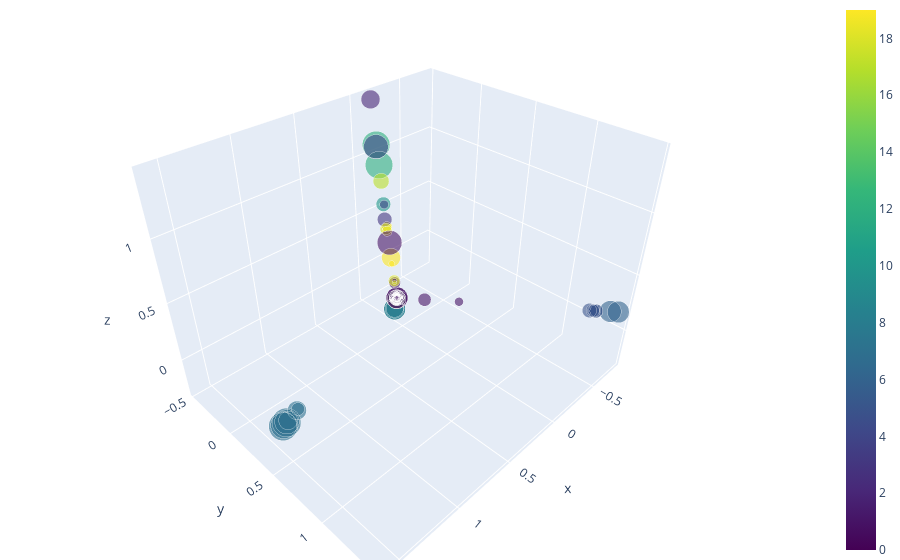

Here is the notebook cell this chart was saved with:
### Code cell
importlib.reload(Gensim.gensim_test)
test3DPlotOfCosineSimilarity(allDict,matrix=matrix,numTopics=20, threshold=0.65)

### Figure 1 — Plotly figure (JSON) as saved in the notebook; plotly's stock layout.template omitted (floating-point values rounded to 4 significant figures)
{"data": [{"hoverinfo": "text", "marker": {"color": [1, 19, 19, 1, 6, 10, 1, 1, 1, 1, 7, 1, 1, 15, 5, 1, 11, 1, 8, 0, 11, 7, 1, 19, 5, 3, 1, 1, 1, 9, 1, 1, 1, 1, 8, 1, 11, 1, 1, 19, 13, 9, 7, 18, 1, 18, 5, 1, 8, 1, 1, 1, 7, 1, 1, 1, 6, 13, 1, 1, 1, 1, 1, 1, 1, 0, 2, 12, 1, 1, 1, 9, 5, 14, 1, 1, 1, 1, 18, 1, 17, 12, 1, 7, 9, 15, 1, 1, 5, 8, 0, 1, 1, 7, 1, 14, 16, 1, 4, 14, 1, 1, 7, 15, 1, 1, 1, 4, 1], "colorscale": [[0, "#440154"], [0.1111, "#482878"], [0.2222, "#3e4989"], [0.3333, "#31688e"], [0.4444, "#26828e"], [0.5556, "#1f9e89"], [0.6667, "#35b779"], [0.7778, "#6ece58"], [0.8889, "#b5de2b"], [1, "#fde725"]], "opacity": 0.6, "showscale": true, "size": [8, 7, 7, 4, 15, 10, 4, 6, 4, 8, 20, 11, 5, 8, 9, 11, 8, 3, 13, 8, 8, 18, 9, 4, 9, 10, 3, 6, 3, 6, 4, 6, 4, 3, 12, 5, 8, 5, 9, 13, 5, 6, 13, 8, 4, 8, 9, 5, 15, 3, 3, 3, 9, 5, 9, 8, 15, 6, 3, 3, 9, 10, 10, 5, 5, 5, 13, 19, 17, 8, 6, 8, 10, 8, 3, 6, 6, 8, 3, 6, 11, 19, 6, 20, 8, 5, 8, 5, 10, 15, 5, 8, 6, 13, 5, 6, 13, 3, 17, 13, 6, 3, 17, 3, 15, 15, 3, 6, 5]}, "mode": "markers", "text": ["Title:           Spain daily coronavirus deaths reach six...<br>Feed:         Al Jazeera<br>Published: 03/05/2020, 20:18:12<br>Author:       n/a       <br>", "Title:           Coronavirus: Which countries have confir...<br>Feed:         Al Jazeera<br>Published: 13/05/2020, 07:27:33<br>Author:       n/a       <br>", "Title:           Timeline: How the new coronavirus spread<br>Feed:         Al Jazeera<br>Published: 13/05/2020, 07:38:28<br>Author:       n/a       <br>", "Title:           Spain's coronavirus death toll tops 25,0...<br>Feed:         Times of India<br>Published: 02/05/2020, 15:23:54<br>Author:       n/a       <br>", "Title:           Coronavirus live updates: Virus deaths s...<br>Feed:         CNBC      <br>Published: 03/05/2020, 20:29:47<br>Author:       n/a       <br>", "Title:           France reports 135 more deaths from COVI...<br>Feed:         Reuters   <br>Published: 03/05/2020, 14:18:51<br>Author:       n/a       <br>", "Title:           Coronavirus: Russia's cases rise by 10,0...<br>Feed:         BBC News  <br>Published: 03/05/2020, 13:40:09<br>Author:       n/a       <br>", "Title:           Coronavirus: Pompeo says there is &apos;...<br>Feed:         The Independent<br>Published: 03/05/2020, 19:23:00<br>Author:       Griffin Connolly<br>", "Title:           Coronavirus: Russia records nearly 10,00...<br>Feed:         The Independent<br>Published: 02/05/2020, 20:17:00<br>Author:       Vincent Wood<br>", "Title:           Kim Jong-un: Where has the North Korean ...<br>Feed:         The Independent<br>Published: 02/05/2020, 11:09:57<br>Author:       Kate Ng   <br>", "Title:           Stocks Waver as China Tensions Climb: Li...<br>Feed:         NY Times  <br>Published: 04/05/2020, 04:20:52<br>Author:       n/a       <br>", "Title:           Global conference seeking to raise $8bn ...<br>Feed:         Al Jazeera<br>Published: 04/05/2020, 09:13:15<br>Author:       n/a       <br>", "Title:           WHO says Madagascar's herbal tonic again...<br>Feed:         Al Jazeera<br>Published: 04/05/2020, 08:12:12<br>Author:       n/a       <br>", "Title:           New Zealand reports no new coronavirus c...<br>Feed:         Al Jazeera<br>Published: 04/05/2020, 03:41:12<br>Author:       n/a       <br>", "Title:           Coronavirus live updates: NFL cancels 20...<br>Feed:         CNBC      <br>Published: 04/05/2020, 20:16:49<br>Author:       n/a       <br>", "Title:           Coronavirus: World leaders pledge billio...<br>Feed:         BBC News  <br>Published: 04/05/2020, 18:27:25<br>Author:       n/a       <br>", "Title:           Livestreamed safaris, coming to a laptop...<br>Feed:         Christian Science Monitor<br>Published: 04/05/2020, 10:48:00<br>Author:       Ryan Lenora Brown<br>", "Title:           US Treasury seeks to borrow a record $3 ...<br>Feed:         CNBC      <br>Published: 05/05/2020, 11:15:39<br>Author:       n/a       <br>", "Title:           Coronavirus: Evening update as contact-t...<br>Feed:         BBC News  <br>Published: 04/05/2020, 17:07:37<br>Author:       n/a       <br>", "Title:           Coronavirus: New Zealand reports zero ne...<br>Feed:         The Independent<br>Published: 04/05/2020, 14:56:00<br>Author:       Chiara Giordano<br>", "Title:           How teamwork and early testing helped Ic...<br>Feed:         Christian Science Monitor<br>Published: 04/05/2020, 11:54:54<br>Author:       Egill Bjarnason<br>", "Title:           Stock Markets Rise on Hopes of Recovery:...<br>Feed:         NY Times  <br>Published: 05/05/2020, 04:02:10<br>Author:       n/a       <br>", "Title:           The death toll in the US surges to 70,84...<br>Feed:         Al Jazeera<br>Published: 05/05/2020, 22:58:26<br>Author:       n/a       <br>", "Title:           Singapore reports 632 new Covid-19 cases<br>Feed:         Times of India<br>Published: 05/05/2020, 15:55:47<br>Author:       n/a       <br>", "Title:           Coronavirus live updates: Grocery prices...<br>Feed:         CNBC      <br>Published: 05/05/2020, 19:54:40<br>Author:       n/a       <br>", "Title:           Dutch coronavirus cases rise by 317 to 4...<br>Feed:         Reuters   <br>Published: 05/05/2020, 08:22:01<br>Author:       n/a       <br>", "Title:           Coronavirus: US to borrow record $3tn as...<br>Feed:         BBC News  <br>Published: 04/05/2020, 22:03:11<br>Author:       n/a       <br>", "Title:           Washington has provided no evidence for ...<br>Feed:         The Independent<br>Published: 05/05/2020, 10:48:00<br>Author:       Samuel Osborne<br>", "Title:           Trump news – live: President refuses to ...<br>Feed:         The Independent<br>Published: 05/05/2020, 10:40:00<br>Author:       Joe Sommerlad<br>", "Title:           Coronavirus: Somalia probes Kenyan aid p...<br>Feed:         Yahoo     <br>Published: 05/05/2020, 10:03:38<br>Author:       n/a       <br>", "Title:           Virgin Atlantic cuts more than 3,000 job...<br>Feed:         CNBC      <br>Published: 05/05/2020, 13:41:53<br>Author:       n/a       <br>", "Title:           Coronavirus: UK death toll passes Italy ...<br>Feed:         BBC News  <br>Published: 05/05/2020, 18:32:58<br>Author:       n/a       <br>", "Title:           Coronavirus: Virgin Atlantic to cut 3,00...<br>Feed:         BBC News  <br>Published: 05/05/2020, 16:55:47<br>Author:       n/a       <br>", "Title:           Coronavirus: Prof Neil Ferguson quits go...<br>Feed:         BBC News  <br>Published: 06/05/2020, 03:57:07<br>Author:       n/a       <br>", "Title:           Coronavirus: Evening update as UK death ...<br>Feed:         BBC News  <br>Published: 05/05/2020, 17:02:36<br>Author:       n/a       <br>", "Title:           First US patients dosed with potential c...<br>Feed:         The Independent<br>Published: 05/05/2020, 17:16:10<br>Author:       Chris Riotta<br>", "Title:           Separatist power grab throws Yemen's sou...<br>Feed:         Christian Science Monitor<br>Published: 05/05/2020, 10:53:45<br>Author:       Maggie Michael<br>", "Title:           Pfizer starts human trial of vaccine in ...<br>Feed:         Times of India<br>Published: 06/05/2020, 08:14:57<br>Author:       n/a       <br>", "Title:           Coronavirus live updates: Global cases t...<br>Feed:         CNBC      <br>Published: 06/05/2020, 05:27:09<br>Author:       n/a       <br>", "Title:           Thailand reports one new coronavirus cas...<br>Feed:         Reuters   <br>Published: 06/05/2020, 00:58:53<br>Author:       n/a       <br>", "Title:           Newspaper headlines: UK death toll Europ...<br>Feed:         BBC News  <br>Published: 06/05/2020, 04:29:14<br>Author:       n/a       <br>", "Title:           Kenya and Somalia to Jointly Investigate...<br>Feed:         NY Times  <br>Published: 06/05/2020, 17:51:32<br>Author:       By Abdi Latif Dahir<br>", "Title:           U.S. Businesses Take Steps to Reopen: Li...<br>Feed:         NY Times  <br>Published: 06/05/2020, 04:23:18<br>Author:       n/a       <br>", "Title:           Italy's daily coronavirus death toll and...<br>Feed:         Times of India<br>Published: 06/05/2020, 21:47:32<br>Author:       n/a       <br>", "Title:           Canada's coronavirus deaths rise to 4,11...<br>Feed:         Times of India<br>Published: 06/05/2020, 20:59:52<br>Author:       n/a       <br>", "Title:           Dutch coronavirus cases rise to 41,319: ...<br>Feed:         Times of India<br>Published: 06/05/2020, 17:51:40<br>Author:       n/a       <br>", "Title:           Coronavirus live updates: NY sees homebo...<br>Feed:         CNBC      <br>Published: 06/05/2020, 18:47:45<br>Author:       n/a       <br>", "Title:           Coronavirus: UK becomes first country in...<br>Feed:         BBC News  <br>Published: 06/05/2020, 18:52:13<br>Author:       n/a       <br>", "Title:           Coronavirus: Evening update as possible ...<br>Feed:         BBC News  <br>Published: 06/05/2020, 16:59:49<br>Author:       n/a       <br>", "Title:           Coronavirus: Neil Ferguson to face no po...<br>Feed:         BBC News  <br>Published: 06/05/2020, 15:08:41<br>Author:       n/a       <br>", "Title:           Trump administration threatens Venezuela...<br>Feed:         The Independent<br>Published: 06/05/2020, 14:45:00<br>Author:       John T Bennett<br>", "Title:           Trump news – live: President says task f...<br>Feed:         The Independent<br>Published: 06/05/2020, 12:23:00<br>Author:       Joe Sommerlad<br>", "Title:           U.S. Jobs Report Shows Clearest Data Yet...<br>Feed:         NY Times  <br>Published: 08/05/2020, 04:10:07<br>Author:       n/a       <br>", "Title:           Tanzania gets Madagascar's anti-coronavi...<br>Feed:         Al Jazeera<br>Published: 08/05/2020, 17:40:29<br>Author:       n/a       <br>", "Title:           China says new spacecraft makes successf...<br>Feed:         Al Jazeera<br>Published: 08/05/2020, 10:28:55<br>Author:       n/a       <br>", "Title:           Trump valet has coronavirus; president a...<br>Feed:         Times of India<br>Published: 08/05/2020, 08:06:03<br>Author:       n/a       <br>", "Title:           Coronavirus live updates: 'Delayed epide...<br>Feed:         CNBC      <br>Published: 08/05/2020, 18:23:33<br>Author:       n/a       <br>", "Title:           Coronavirus: Italy death toll tops 30,00...<br>Feed:         BBC News  <br>Published: 08/05/2020, 16:58:48<br>Author:       n/a       <br>", "Title:           In pictures: How VE Day was celebrated<br>Feed:         BBC News  <br>Published: 08/05/2020, 00:25:00<br>Author:       n/a       <br>", "Title:           VE Day: How is it being celebrated this ...<br>Feed:         BBC News  <br>Published: 07/05/2020, 01:12:35<br>Author:       n/a       <br>", "Title:           China&apos;s new experimental spacecraft...<br>Feed:         The Independent<br>Published: 08/05/2020, 14:37:00<br>Author:       Andrew Griffin<br>", "Title:           Wisdom from WWII vets as COVID-19 puts V...<br>Feed:         Christian Science Monitor<br>Published: 08/05/2020, 13:45:36<br>Author:       Danica Kirka<br>", "Title:           ‘Bridge to health’? Why some question In...<br>Feed:         Christian Science Monitor<br>Published: 08/05/2020, 10:59:30<br>Author:       Lou Del Bello<br>", "Title:           Russia marks WWII Victory Day in coronav...<br>Feed:         Al Jazeera<br>Published: 09/05/2020, 10:53:58<br>Author:       n/a       <br>", "Title:           Coronavirus forces Russia to hold slimme...<br>Feed:         CNBC      <br>Published: 09/05/2020, 07:19:11<br>Author:       n/a       <br>", "Title:           Slovakia records no new coronavirus case...<br>Feed:         Reuters   <br>Published: 09/05/2020, 05:43:33<br>Author:       n/a       <br>", "Title:           Malaysia reports 54 new coronavirus case...<br>Feed:         Reuters   <br>Published: 09/05/2020, 05:37:14<br>Author:       n/a       <br>", "Title:           Indonesia reports 533 new COVID-19 cases...<br>Feed:         Reuters   <br>Published: 09/05/2020, 05:33:43<br>Author:       n/a       <br>", "Title:           Philippines' coronavirus deaths breach 7...<br>Feed:         Reuters   <br>Published: 09/05/2020, 04:50:24<br>Author:       n/a       <br>", "Title:           US Vice-President Mike Pence's aide test...<br>Feed:         BBC News  <br>Published: 08/05/2020, 23:56:53<br>Author:       n/a       <br>", "Title:           Coronavirus: Belarus WW2 parade defies p...<br>Feed:         BBC News  <br>Published: 09/05/2020, 11:04:00<br>Author:       n/a       <br>", "Title:           Ethiopia admits shooting down Kenya aid ...<br>Feed:         Al Jazeera<br>Published: 09/05/2020, 19:12:47<br>Author:       n/a       <br>", "Title:           Coronavirus live updates: White House de...<br>Feed:         CNBC      <br>Published: 09/05/2020, 20:31:13<br>Author:       n/a       <br>", "Title:           One dead after fire breaks out at Moscow...<br>Feed:         Reuters   <br>Published: 09/05/2020, 15:20:21<br>Author:       n/a       <br>", "Title:           UK coronavirus death toll rises to 31,58...<br>Feed:         Reuters   <br>Published: 09/05/2020, 11:29:51<br>Author:       n/a       <br>", "Title:           Coronavirus: Obama says US response a 'c...<br>Feed:         BBC News  <br>Published: 10/05/2020, 04:06:24<br>Author:       n/a       <br>", "Title:           Coronavirus: Russia swaps Victory Day pa...<br>Feed:         BBC News  <br>Published: 09/05/2020, 12:56:16<br>Author:       n/a       <br>", "Title:           North Korea's Kim Jong Un reappears in p...<br>Feed:         Al Jazeera<br>Published: 10/05/2020, 12:28:09<br>Author:       n/a       <br>", "Title:           Russian coronavirus cases above 200,000<br>Feed:         Times of India<br>Published: 10/05/2020, 13:21:34<br>Author:       n/a       <br>", "Title:           Obama calls Trump's handling of pandemic...<br>Feed:         Times of India<br>Published: 10/05/2020, 09:44:57<br>Author:       n/a       <br>", "Title:           Singapore reports 876 new coronavirus ca...<br>Feed:         Reuters   <br>Published: 10/05/2020, 06:57:37<br>Author:       n/a       <br>", "Title:           Indonesia's coronavirus infections top 1...<br>Feed:         Reuters   <br>Published: 10/05/2020, 05:11:21<br>Author:       n/a       <br>", "Title:           The 1957 flu that killed one million peo...<br>Feed:         BBC News  <br>Published: 09/05/2020, 23:25:14<br>Author:       n/a       <br>", "Title:           Stocks Waver as Investors Weigh Concerns...<br>Feed:         NY Times  <br>Published: 11/05/2020, 04:05:23<br>Author:       n/a       <br>", "Title:           Ethiopian Troops May Have Shot Down Aid ...<br>Feed:         NY Times  <br>Published: 10/05/2020, 21:57:51<br>Author:       By Abdi Latif Dahir<br>", "Title:           Wuhan reports first coronavirus cluster ...<br>Feed:         Al Jazeera<br>Published: 11/05/2020, 16:09:08<br>Author:       n/a       <br>", "Title:           Iran missile strikes own ship, kills 19 ...<br>Feed:         Times of India<br>Published: 11/05/2020, 10:37:55<br>Author:       n/a       <br>", "Title:           China's Wuhan reports first virus infect...<br>Feed:         Times of India<br>Published: 10/05/2020, 19:22:03<br>Author:       n/a       <br>", "Title:           Coronavirus live updates: US death toll ...<br>Feed:         CNBC      <br>Published: 11/05/2020, 17:58:50<br>Author:       n/a       <br>", "Title:           Coronavirus: Evening update as as new lo...<br>Feed:         BBC News  <br>Published: 11/05/2020, 17:00:49<br>Author:       n/a       <br>", "Title:           Coronavirus: Wuhan reports first new cas...<br>Feed:         The Independent<br>Published: 11/05/2020, 07:41:00<br>Author:       Samuel Lovett<br>", "Title:           Iran missile strikes own ship and kills ...<br>Feed:         The Independent<br>Published: 11/05/2020, 07:49:00<br>Author:       Borzou Daragahi<br>", "Title:           Coronavirus: Trump&apos;s Secret Service...<br>Feed:         The Independent<br>Published: 11/05/2020, 14:35:00<br>Author:       Andrew Naughtie<br>", "Title:           Tesla, Defying Local Order, Plans to Res...<br>Feed:         NY Times  <br>Published: 12/05/2020, 04:17:10<br>Author:       n/a       <br>", "Title:           China says too early to relax coronaviru...<br>Feed:         Al Jazeera<br>Published: 12/05/2020, 09:28:47<br>Author:       n/a       <br>", "Title:           Several coronavirus patients killed in R...<br>Feed:         Al Jazeera<br>Published: 12/05/2020, 07:43:25<br>Author:       n/a       <br>", "Title:           Fire at Russian hospital kills 5 coronav...<br>Feed:         Times of India<br>Published: 12/05/2020, 13:01:56<br>Author:       n/a       <br>", "Title:           Fire in Russian hospital reportedly kill...<br>Feed:         CNBC      <br>Published: 12/05/2020, 09:16:18<br>Author:       n/a       <br>", "Title:           Philippines reports 25 coronavirus death...<br>Feed:         Reuters   <br>Published: 12/05/2020, 04:15:38<br>Author:       n/a       <br>", "Title:           Russia hospital fire: Five coronavirus p...<br>Feed:         The Independent<br>Published: 12/05/2020, 07:31:00<br>Author:       Oliver Carroll<br>", "Title:           Coronavirus: White House staff ordered t...<br>Feed:         The Independent<br>Published: 12/05/2020, 07:09:17<br>Author:       Andrew Naughtie<br>", "Title:           &apos;It&apos;s obvious&apos;: Trump ref...<br>Feed:         The Independent<br>Published: 11/05/2020, 16:37:00<br>Author:       Andrew Buncombe<br>", "Title:           Global Markets Fall, Extending Wall Stre...<br>Feed:         NY Times  <br>Published: 13/05/2020, 04:21:37<br>Author:       n/a       <br>", "Title:           Wuhan Plans To Test All 11 Million Resid...<br>Feed:         Buzzfeed  <br>Published: 12/05/2020, 18:25:38<br>Author:       Megha Rajagopalan<br>", "Title:           Ashraf Ghani orders troops to resume off...<br>Feed:         Al Jazeera<br>Published: 13/05/2020, 10:28:12<br>Author:       n/a       <br>", "Title:           Afghan president orders operation agains...<br>Feed:         Al Jazeera<br>Published: 13/05/2020, 08:13:56<br>Author:       n/a       <br>", "Title:           Coronavirus live updates: Spain daily de...<br>Feed:         CNBC      <br>Published: 13/05/2020, 10:59:46<br>Author:       n/a       <br>", "Title:           Spain's daily coronavirus death toll at ...<br>Feed:         Reuters   <br>Published: 13/05/2020, 06:18:11<br>Author:       n/a       <br>", "Title:           Coronavirus: Mike Pence will not be in a...<br>Feed:         The Independent<br>Published: 12/05/2020, 18:00:00<br>Author:       John T Bennett<br>"], "textfont": {"color": "crimson", "family": "sans serif", "size": 8}, "type": "scatter3d", "x": [-0.05543, -0.08581, -0.08534, -0.04815, -0.77, -0.09981, -0.04589, -0.04598, -0.04589, -0.04608, 1.55, -0.04622, -0.04592, -0.04832, -0.7017, -0.04622, -0.04979, -0.04586, -0.06154, -0.04732, -0.04971, 1.579, -0.06338, -0.06689, -0.6975, -0.09683, -0.04586, -0.04598, -0.04583, -0.04835, -0.04589, -0.0483, -0.04589, -0.04586, -0.06134, -0.04592, -0.04971, -0.04592, -0.1482, -0.07083, -0.04706, -0.05083, 1.531, -0.09173, -0.04828, -0.05772, -0.7085, -0.04928, -0.06165, -0.04586, -0.04583, -0.04583, 1.422, -0.04592, -0.04612, -0.04722, -0.747, -0.04931, -0.04586, -0.04586, -0.04612, -0.04619, -0.04619, -0.04592, -0.04592, -0.0492, -0.1411, -0.1144, -0.07598, -0.04716, -0.04595, -0.05093, -0.6879, -0.04881, -0.0554, -0.04595, -0.04595, -0.04608, -0.05533, -0.04595, -0.1062, -0.1245, -0.2691, 1.585, -0.05077, -0.04703, -0.04605, -0.04592, -0.7068, -0.06193, -0.04804, -0.04605, -0.04598, 1.434, -0.04592, -0.04968, -0.04999, -0.04697, -0.1258, -0.04913, -0.04598, -0.04583, 1.544, -0.04905, -0.04645, -0.04645, -0.04806, -0.09493, -0.04709], "y": [-0.1472, -0.2574, -0.2571, -0.1194, 1.456, -0.3082, -0.1129, -0.1131, -0.1129, -0.1134, 0.5688, -0.1138, -0.113, -0.1199, 1.303, -0.1138, -0.1242, -0.1128, -0.1605, -0.117, -0.124, 0.5814, -0.07607, -0.1888, 1.295, -0.2952, -0.1128, -0.1131, -0.1127, -0.1201, -0.1129, -0.1199, -0.1129, -0.1128, -0.1599, -0.113, -0.124, -0.113, 0.1049, -0.2029, -0.1163, -0.1273, 0.5609, -0.2764, -0.1214, -0.1548, 1.318, -0.1227, -0.1609, -0.1128, -0.1127, -0.1127, 0.5142, -0.113, -0.1135, -0.1167, 1.406, -0.1228, -0.1128, -0.1128, -0.1135, -0.1137, -0.1137, -0.113, -0.113, -0.1225, -0.4642, -0.3645, -0.2231, -0.1165, -0.113, -0.1276, 1.273, -0.1214, -0.1478, -0.113, -0.113, -0.1134, -0.1469, -0.113, -0.3348, -0.4014, 0.3686, 0.584, -0.1271, -0.1162, -0.1133, -0.113, 1.313, -0.1617, -0.1191, -0.1133, -0.1131, 0.5193, -0.113, -0.1239, -0.1248, -0.116, -0.4051, -0.1223, -0.1131, -0.1127, 0.5665, -0.122, -0.1145, -0.1145, -0.1205, -0.2932, -0.1163], "z": [-0.003683, 0.4269, 0.4681, -0.1479, 0.1828, 0.6452, -0.1332, -0.1338, -0.1332, -0.1344, 0.1204, -0.1352, -0.1334, -0.1489, 0.1472, -0.1352, -0.1591, -0.133, -0.2837, -0.1425, -0.1586, 0.1251, -0.127, 0.1574, 0.1456, 0.5143, -0.133, -0.1338, -0.1328, -0.15, -0.1332, -0.1488, -0.1332, -0.133, -0.2817, -0.1334, -0.1586, -0.1334, -0.09356, 0.2083, -0.1408, -0.167, 0.1177, 0.4372, -0.1067, 0.009761, 0.1499, -0.1551, -0.2847, -0.133, -0.1328, -0.1328, 0.1002, -0.1334, -0.1346, -0.1415, 0.1726, -0.1553, -0.133, -0.133, -0.1346, -0.135, -0.135, -0.1334, -0.1334, -0.1544, 1.436, 0.9563, 0.3404, -0.1411, -0.1336, -0.1672, 0.1407, -0.1524, 0.01531, -0.1336, -0.1336, -0.1344, -0.003768, -0.1336, 0.8333, 1.106, -0.03863, 0.1261, -0.1661, -0.1406, -0.1342, -0.1334, 0.1473, -0.2874, -0.1471, -0.1342, -0.1338, 0.1021, -0.1334, -0.1581, -0.1601, -0.1405, 1.088, -0.1545, -0.1338, -0.1328, 0.1195, -0.1534, -0.1366, -0.1366, -0.1112, 0.6493, -0.1407]}], "layout": {"margin": {"b": 0, "l": 0, "r": 0, "t": 0}}}
